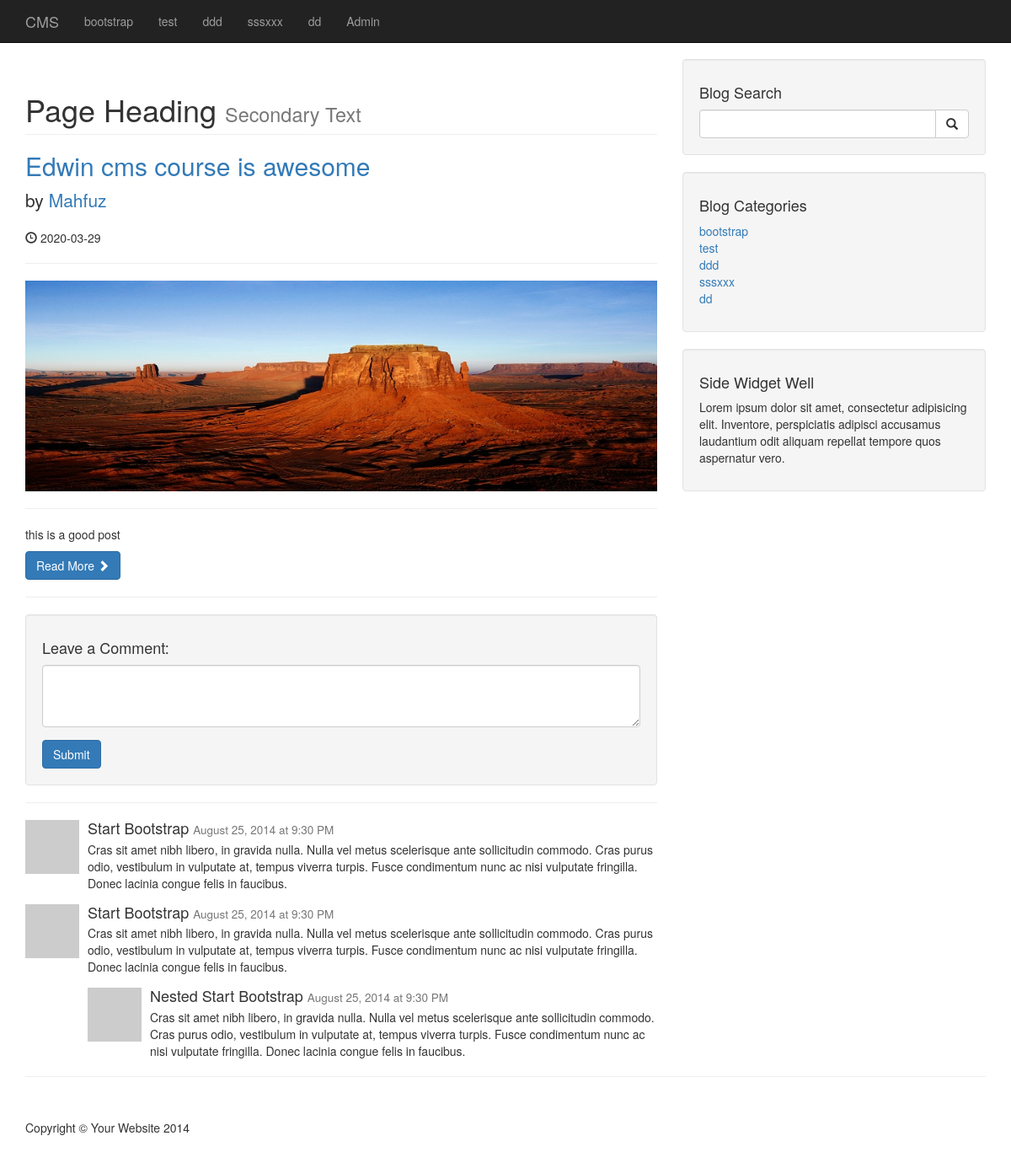
The app's page /post.php?p_id=1 with its own data.
### tables this page shows
CREATE TABLE `catagories` (
  `catId` int(3) NOT NULL,
  `catTitle` varchar(255) NOT NULL
);

CREATE TABLE `posts` (
  `postId` int(3) NOT NULL,
  `postCatagoryId` int(3) NOT NULL,
  `postTitle` varchar(255) NOT NULL,
  `postAuthor` varchar(255) NOT NULL,
  `postDate` date NOT NULL,
  `postImage` text NOT NULL,
  `postContent` text NOT NULL,
  `postTags` varchar(255) NOT NULL,
  `postCommentCount` int(11) NOT NULL,
  `postStatus` varchar(255) NOT NULL DEFAULT 'draft'
);

### post.php (the view)
<?php
include "includes/header.php";
include "includes/navigation.php";
?>
    <div class="container">
        <div class="row">
            <div class="col-md-8">
                <?php
                if(isset($_GET['p_id'])){
                    $individualPostId = $_GET['p_id'];
                }
                $query = "SELECT * FROM posts WHERE postId = $individualPostId";
                $selectAllPostsQuery = mysqli_query($connection,$query);
                while($row = mysqli_fetch_assoc($selectAllPostsQuery)){
                        $postTitle = $row['postTitle'];
                        $postAuthor = $row['postAuthor'];
                        $postDate = $row['postDate'];
                        $postImage = $row['postImage'];
                        $postContent = $row['postContent'];
                        ?>
                        <h1 class="page-header">
                    Page Heading
                    <small>Secondary Text</small>
                </h1>
                <h2>
                    <a href="#"><?php echo $postTitle?></a>
                </h2>
                <p class="lead">
                    by <a href="index.php"><?php echo $postAuthor?></a>
                </p>
                <p><span class="glyphicon glyphicon-time"></span> <?php echo $postDate?></p>
                <hr>
                <img class="img-responsive" src="images/<?php echo $postImage?>" alt="Image Not Found">
                <hr>
                <p><?php echo $postContent?></p>
                <a class="btn btn-primary" href="#">Read More <span class="glyphicon glyphicon-chevron-right"></span></a>
                <hr>
                <?php    } ?>
                <div class="well">
                    <h4>Leave a Comment:</h4>
                    <form role="form">
                        <div class="form-group">
                            <textarea class="form-control" rows="3"></textarea>
                        </div>
                        <button type="submit" class="btn btn-primary">Submit</button>
                    </form>
                </div>
                <hr>
                <div class="media">
                    <a class="pull-left" href="#">
                        <img class="media-object" src="http://placehold.it/64x64" alt="">
                    </a>
                    <div class="media-body">
                        <h4 class="media-heading">Start Bootstrap
                            <small>August 25, 2014 at 9:30 PM</small>
                        </h4>
                        Cras sit amet nibh libero, in gravida nulla. Nulla vel metus scelerisque ante sollicitudin commodo. Cras purus odio, vestibulum in vulputate at, tempus viverra turpis. Fusce condimentum nunc ac nisi vulputate fringilla. Donec lacinia congue felis in faucibus.
                    </div>
                </div>
                <div class="media">
                    <a class="pull-left" href="#">
                        <img class="media-object" src="http://placehold.it/64x64" alt="">
                    </a>
                    <div class="media-body">
                        <h4 class="media-heading">Start Bootstrap
                            <small>August 25, 2014 at 9:30 PM</small>
                        </h4>
                        Cras sit amet nibh libero, in gravida nulla. Nulla vel metus scelerisque ante sollicitudin commodo. Cras purus odio, vestibulum in vulputate at, tempus viverra turpis. Fusce condimentum nunc ac nisi vulputate fringilla. Donec lacinia congue felis in faucibus.
                        <div class="media">
                            <a class="pull-left" href="#">
                                <img class="media-object" src="http://placehold.it/64x64" alt="">
                            </a>
                            <div class="media-body">
                                <h4 class="media-heading">Nested Start Bootstrap
                                    <small>August 25, 2014 at 9:30 PM</small>
                                </h4>
                                Cras sit amet nibh libero, in gravida nulla. Nulla vel metus scelerisque ante sollicitudin commodo. Cras purus odio, vestibulum in vulputate at, tempus viverra turpis. Fusce condimentum nunc ac nisi vulputate fringilla. Donec lacinia congue felis in faucibus.
                            </div>
                        </div>
                    </div>
                </div>
            </div>
<?php
include "includes/sidebar.php";
?>
            </div>
        <hr>
<?php
include "includes/footer.php";
?>

### includes/navigation.php (shortened to what this page needs)
<?php include "db.php";?>
<nav class="navbar navbar-inverse navbar-fixed-top" role="navigation">
        <div class="container">
            <div class="navbar-header">
                <a class="navbar-brand" href="index.php">CMS</a>
            </div>
            <div class="collapse navbar-collapse" id="bs-example-navbar-collapse-1">
                <ul class="nav navbar-nav">
                    <?php
                    $query = "SELECT * FROM catagories";
                    $selectAllCatagoriesQuery = mysqli_query($connection,$query);
                    while($row = mysqli_fetch_assoc($selectAllCatagoriesQuery)){
                    	$catTitle = $row['catTitle'];
                    	echo "<li><a href='#'>{$catTitle}</a></>";
                    }
                    ?>
                    <li>
                        <a href="admin">Admin</a>
                    </li>
                </ul>
            </div>
        </div>
    </nav>

### includes/sidebar.php
<div class="col-md-4">
				<div class="well">
					<h4>Blog Search</h4>
					<form action="search.php" method="post">
					<div class="input-group">
						<input name="search" type="text" class="form-control">
						<span class="input-group-btn">
							<button name="submit" class="btn btn-default" type="submit">
								<span class="glyphicon glyphicon-search"></span>
						</button>
						</span>
					</div>
				</form>
				</div>
				<div class="well">
				<?php
				$query = "SELECT * FROM catagories";
				$selectCatagoriesSidebar = mysqli_query($connection,$query);
				?>
					<h4>Blog Categories</h4>
					<div class="row">
						<div class="col-lg-12">
							<ul class="list-unstyled">
								<?php
								while($row = mysqli_fetch_assoc($selectCatagoriesSidebar)){
								$catTitle = $row['catTitle'];
								$catId = $row['catId'];
								echo "<li><a href='catagory.php?catagory=$catId'>{$catTitle}</a></>";
								}
								?>
							</ul>
						</div>
					</div>
				</div>
				<?php include "widget.php"; ?>
			</div>

### css/blog-home.css (style rules this page uses)
body { padding-top: 70px; }

### records on screen
catagories: catTitle "bootstrap"
catagories: catTitle "test"
catagories: catTitle "ddd"
catagories: catTitle "sssxxx"
catagories: catTitle "dd"
posts: postTitle "Edwin cms course is awesome", postAuthor "Mahfuz", postDate "2020-03-29", postImage (picture), postContent "this is a good post"
